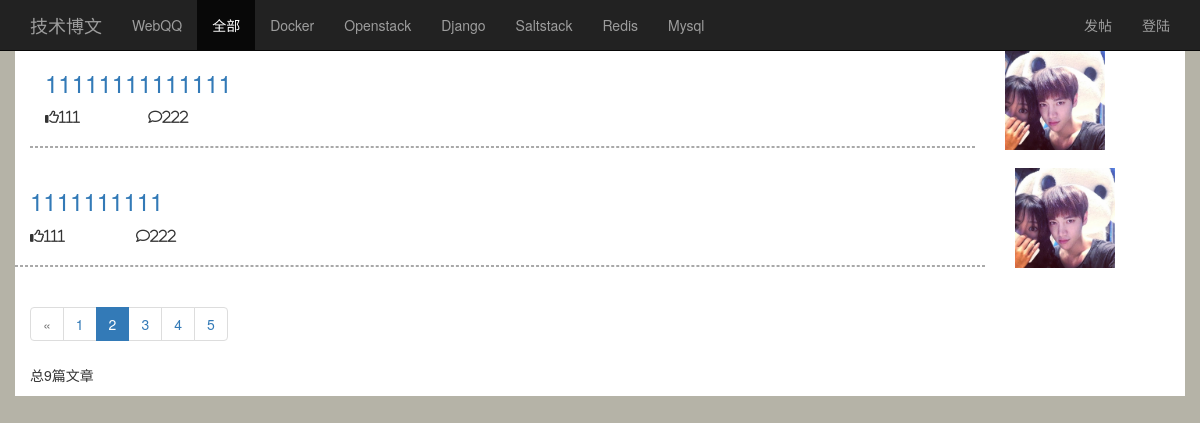
/category/all/?page=2, run on the app's committed database.
### app01/models.py (models this page shows, shortened)
class Category(models.Model):
    name = models.CharField(max_length=64,unique=True)
    set_as_top_menu = models.BooleanField(default=True)

class Article(models.Model):
    title = models.CharField(max_length=128,unique=True)
    author = models.ForeignKey("UserProifle")
    category = models.ForeignKey("Category")
    pub_date = models.DateTimeField(auto_now_add=True,auto_created=True)
    tags = models.ManyToManyField("Tag", null=True)
    body = models.TextField(max_length=100000)
    head_img = models.ImageField(upload_to="uploads")
    status_choices = ((0,'草稿'),(1,'发布'),(2,'隐藏'))
    priority = models.SmallIntegerField(default=1000,verbose_name="优先级")

### app01/views.py (the view)
# urls.py: url(r'^category/(\d+|all)/$', views.category,name="category" ),
def category(request,category_id):
    categories = models.Category.objects.filter(set_as_top_menu=True)
    if category_id == 'all':
        articles = models.Article.objects.all().order_by("-id")    #倒叙
    else:
        articles = models.Article.objects.filter(category_id=category_id).order_by("-id")     #根据ID过滤后的数据 然后在分页
    paginator = Paginator(articles, 2)  #分页功能  2的意思是一页分2条
    page = request.GET.get('page')         #前端发送一个page  去url里面取page的值
    try:
        contacts = paginator.page(page)          #如果不是整理
    except PageNotAnInteger:
        contacts = paginator.page(1)
    except EmptyPage:                     #如果是空页
        contacts = paginator.page(paginator.num_pages)       #最后一页返回给用户
    return render(request,'index.html',{'categories':categories,'articles':contacts})

### app01/templatetags/bbs_tags.py (called while the page is built)
@register.simple_tag
def truncate_upload_img(img_src):
    print(img_src.name,img_src.name.lstrip('/uploads/'))
    return img_src.name.split('/')[1]

@register.simple_tag
def redner_paginator_btn(articles,page):
    current_page = articles.number          #前端写的自定义模板传入了articles的值，这个值是在views中生成的django分页方法，所以这里还可以使用这个articles.number方法
    if abs(current_page - page) <= 3:
        htmle = """<li><a href="?page={page}">{page}</a></li>""".format(page=page)
        return mark_safe(htmle)               #把写的html返回给前端中的自定义模块区域，
    return ''

### templates/index.html (shortened to what this page needs)
{% extends "base.html" %}
{% load bbs_tags %}
{% block body %}
    <nav class="navbar navbar-inverse navbar-fixed-top">
        <div class="container">
            <div class="navbar-header">
                <a class="navbar-brand" href="#">技术博文</a>
                <div id=" navbar" class="collapse navbar-collapse"></div>
            </div>
            <div>
                <ul class="nav navbar-nav">
                     <li class=""><a href="{% url 'webqq' %}">WebQQ</a></li>
                    <li class=""><a href="{% url 'category' 'all' %}">全部</a></li>
                    {% for category in categories %}
                        <li class=""><a href="{% url 'category' category.id %}">{{ category.name }}</a></li>
                    {% endfor %}
                </ul>
                <ul class="nav navbar-nav navbar-right">
                    <li class=""><a href="{% url 'new_article' %}">发帖</a></li>
                    {% if request.user.is_authenticated %}
                        <li class="dropdown">
                            <a href="#" class="dropdown-toggle" data-toggle="dropdown" role="button" aria-haspopup="true" aria-expanded="false">{{ request.user }} <span class="caret"></span></a>
                            <ul class="dropdown-menu">
                                    <li><a href="{% url "logout" %}">注销</a></li>
                                    <li><a href="#">none</a></li>
                            </ul>
                        </li>
                    {% else %}
                    <li class=""><a href="{% url "login" %}">登陆</a></li>
                    {% endif %}
                </ul>
            </div>
        </div>
    </nav>
    <div class="container" style="background-color: white;">
        {% block container %}
            <div class="row">
            <div class="col-lg-12">
                {% block left-panel-content %}
                    {% for article in articles %}
                        <div class="row">
                            <div class="col-lg-10">
                                <div class="col-lg-8">
                                    <h3><a href="{% url 'article_detail'  article.id %}">{{ article.title }}</a></h3>
                                </div>
                                <div class="row">
                                    <div class="col-lg-8">
                                        <div class="col-md-2">
                                            <i class="fa fa-thumbs-o-up" aria-hidden="true">111</i>
                                        </div>
                                        <div class="col-md-2">
                                            <i class="fa fa-comment-o" aria-hidden="true">222</i>
                                        </div>
                                    </div>
                                </div>
                                <hr style="border: 1px dashed darkgray">
                            </div>
                            <div class="col-lg-2">
                                <img height="100px" width="100px"
                                     src="/static/{% truncate_upload_img article.head_img %}">
                            </div>
                        </div>
                        </div>
                    {% endfor %}
                    <nav aria-label="...">
                        <ul class="pagination">
                            <li class="disabled"><a href="#" aria-label="Previous"><span
                                    aria-hidden="true">&laquo;</span></a>
                            </li>
                            {% for page in articles.paginator.page_range %}
                                {% if articles.number == page %}
                                    <li class="active"><a href="?page={{ page }}">{{ page }}</a></li>
                                {% else %}
                                    {% redner_paginator_btn articles page %}
                                {% endif %}
                            {% endfor %}
                        </ul>
                    </nav>
                    <p>总{{ articles.paginator.count }}篇文章</p>
                {% endblock %}
            <div class="col-lg-4">
            </div>
        {% endblock %}
        </div>
{% endblock %}

### statics/css/starter-template.css (style rules this page uses)
body { padding-top: 50px; }

### data on the page
Category: name "Docker"
Category: name "Openstack"
Category: name "Django"
Category: name "Saltstack"
Category: name "Redis"
Category: name "Mysql"
Article: title "11111111111111", head_img (picture)
Article: title "1111111111", head_img (picture)

### other printed values
{{ page }} "2"
{{ articles.paginator.count }} "9"
